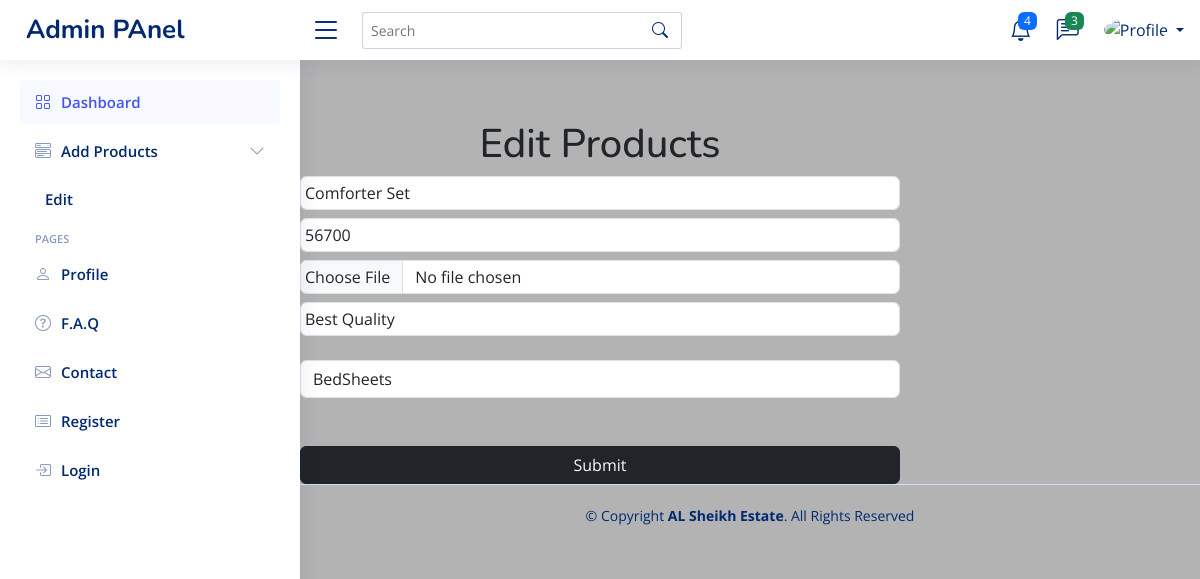
Before: /NiceAdmin/edit_product.php?id=69 with the older database file.
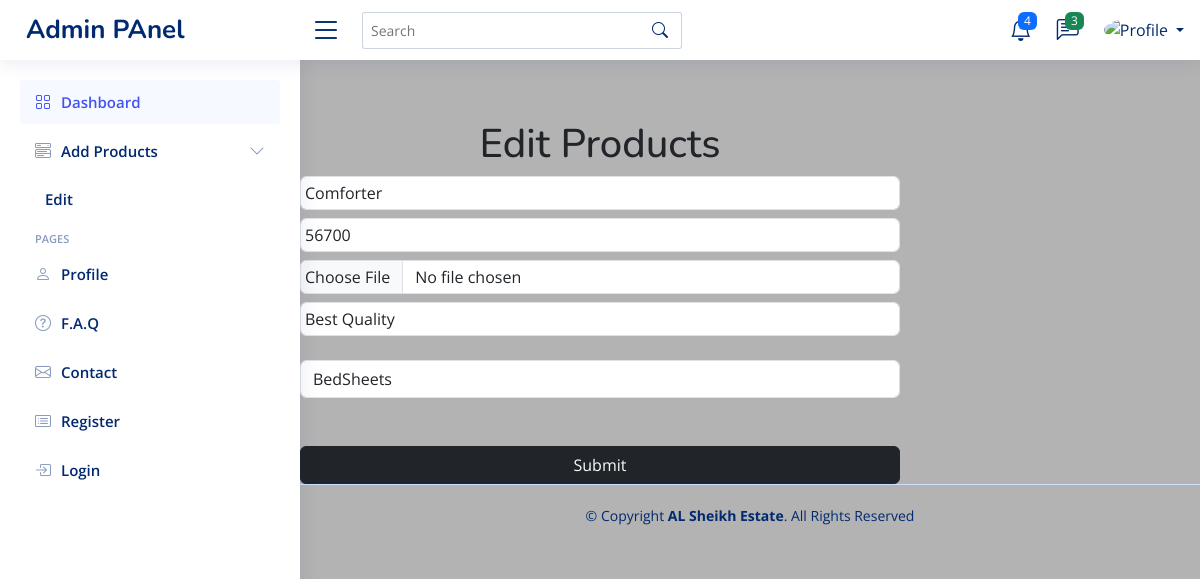
After: the same page with the newer database file.
### tables this page shows
CREATE TABLE `products` (
  `prod_id` int(11) NOT NULL,
  `prodname` varchar(100) NOT NULL,
  `prodprice` int(11) NOT NULL,
  `prodimage` varchar(255) NOT NULL,
  `Prod_Desc` varchar(255) NOT NULL,
  `Prod_Category` int(11) DEFAULT NULL
);

### NiceAdmin/edit_product.php (the view, shortened to what this page needs)
<?php
    include("header.php");
    include("config.php");
    $id = $_GET["id"];
    $edit_query = "SELECT * FROM products where prod_id = '$id'";
    $edit_result = mysqli_query($conn,$edit_query);
    $row = mysqli_fetch_assoc($edit_result);
?>
     <br><br><br>
     <form class="form w-50 mt-5  mx-auto" action="editproduct_Backend.php" method="POST" enctype="multipart/form-data">
        <h1 class=" text-center text-dark mt-5">Edit  Products</h1>
        <input value="<?php echo $row["prodname"] ?>" class="form-control p-1 mt-2"  type="text"  name="prodname">
        <input value="<?php echo $row["prodprice"] ?>"   class="form-control p-1 mt-2"  type="text"  name="prodprice" >
        <input value="<?php echo $row["prodimage"] ?>"  class="form-control p-1 mt-2"  type="file"  name="prodimage">
        <input value="<?php echo $row["Prod_Desc"] ?>"  class="form-control p-1 mt-2"  type="text"  name="Prod_Desc" required>
        <br>
        <select  name="cat" id="" class=" form-control">
            <?php
                $qry= "select * from categories";
                $res= mysqli_query($conn, $qry);
                while($data=mysqli_fetch_assoc($res)){
            ?>
                <option value="<?php echo $data['Cat_Id'] ?>"><?php echo $data['Category'] ?></option>
                <?php }?>
            </select>
                <input class="btn btn-dark text-light w-100 mt-5 " type="submit" name="submit">
    </form>
<?php
include ("footer.php");
?>

Changed rows visible on the page:
changed products "Best Quality": prodname "Comforter Set" → "Comforter"
